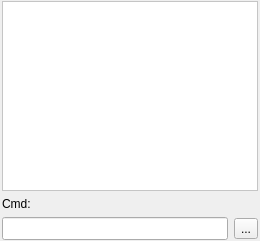
<?xml version="1.0" encoding="UTF-8"?>
<ui version="4.0">
 <class>QG_Py_CommandWidget</class>
 <widget class="QWidget" name="QG_Py_CommandWidget">
  <property name="geometry">
   <rect>
    <x>0</x>
    <y>0</y>
    <width>260</width>
    <height>241</height>
   </rect>
  </property>
  <property name="windowTitle">
   <string>Command Line</string>
  </property>
  <layout class="QGridLayout" name="gridLayout" rowstretch="10,0,0">
   <property name="leftMargin">
    <number>2</number>
   </property>
   <property name="topMargin">
    <number>1</number>
   </property>
   <property name="rightMargin">
    <number>2</number>
   </property>
   <property name="bottomMargin">
    <number>1</number>
   </property>
   <item row="2" column="0">
    <widget class="QG_Py_CommandEdit" name="leCommand">
     <property name="minimumSize">
      <size>
       <width>0</width>
       <height>23</height>
      </size>
     </property>
     <property name="baseSize">
      <size>
       <width>0</width>
       <height>23</height>
      </size>
     </property>
     <property name="toolTip">
      <string>Enter your command here</string>
     </property>
    </widget>
   </item>
   <item row="2" column="1">
    <widget class="QToolButton" name="options_button">
     <property name="toolTip">
      <string>Click to see more options</string>
     </property>
     <property name="text">
      <string>...</string>
     </property>
     <property name="icon">
      <iconset resource="../../../../res/icons/icons.qrc">
       <normaloff>:/icons/options.svg</normaloff>:/icons/options.svg</iconset>
     </property>
     <property name="iconSize">
      <size>
       <width>12</width>
       <height>12</height>
      </size>
     </property>
     <property name="popupMode">
      <enum>QToolButton::InstantPopup</enum>
     </property>
     <property name="toolButtonStyle">
      <enum>Qt::ToolButtonIconOnly</enum>
     </property>
    </widget>
   </item>
   <item row="1" column="0" colspan="2">
    <widget class="QLabel" name="lCommand">
     <property name="text">
      <string>Cmd:</string>
     </property>
     <property name="wordWrap">
      <bool>false</bool>
     </property>
    </widget>
   </item>
   <item row="0" column="0" colspan="2">
    <widget class="QG_Py_CommandHistory" name="teHistory">
     <property name="sizePolicy">
      <sizepolicy hsizetype="Expanding" vsizetype="Minimum">
       <horstretch>0</horstretch>
       <verstretch>0</verstretch>
      </sizepolicy>
     </property>
     <property name="minimumSize">
      <size>
       <width>1</width>
       <height>1</height>
      </size>
     </property>
     <property name="focusPolicy">
      <enum>Qt::NoFocus</enum>
     </property>
     <property name="toolTip">
      <string>Command history and output</string>
     </property>
     <property name="autoFillBackground">
      <bool>true</bool>
     </property>
     <property name="styleSheet">
      <string notr="true">QTextEdit { background-color: white }</string>
     </property>
     <property name="lineWidth">
      <number>0</number>
     </property>
     <property name="horizontalScrollBarPolicy">
      <enum>Qt::ScrollBarAlwaysOff</enum>
     </property>
     <property name="documentTitle">
      <string notr="true"/>
     </property>
     <property name="undoRedoEnabled">
      <bool>false</bool>
     </property>
     <property name="readOnly">
      <bool>true</bool>
     </property>
     <property name="html">
      <string notr="true">&lt;!DOCTYPE HTML PUBLIC &quot;-//W3C//DTD HTML 4.0//EN&quot; &quot;http://www.w3.org/TR/REC-html40/strict.dtd&quot;&gt;
&lt;html&gt;&lt;head&gt;&lt;meta name=&quot;qrichtext&quot; content=&quot;1&quot; /&gt;&lt;meta charset=&quot;utf-8&quot; /&gt;&lt;style type=&quot;text/css&quot;&gt;
p, li { white-space: pre-wrap; }
hr { height: 1px; border-width: 0; }
li.unchecked::marker { content: &quot;\2610&quot;; }
li.checked::marker { content: &quot;\2612&quot;; }
&lt;/style&gt;&lt;/head&gt;&lt;body style=&quot; font-family:'Sans Serif'; font-size:9pt; font-weight:400; font-style:normal;&quot;&gt;
&lt;p style=&quot;-qt-paragraph-type:empty; margin-top:0px; margin-bottom:0px; margin-left:0px; margin-right:0px; -qt-block-indent:0; text-indent:0px; font-family:'Sans'; font-size:10pt;&quot;&gt;&lt;br /&gt;&lt;/p&gt;&lt;/body&gt;&lt;/html&gt;</string>
     </property>
     <property name="acceptRichText">
      <bool>false</bool>
     </property>
     <property name="linkUnderline" stdset="0">
      <bool>false</bool>
     </property>
    </widget>
   </item>
  </layout>
 </widget>
 <layoutdefault spacing="6" margin="11"/>
 <customwidgets>
  <customwidget>
   <class>QG_Py_CommandHistory</class>
   <extends>QTextEdit</extends>
   <header>qg_py_commandhistory.h</header>
  </customwidget>
  <customwidget>
   <class>QG_Py_CommandEdit</class>
   <extends>QLineEdit</extends>
   <header>qg_py_commandedit.h</header>
  </customwidget>
 </customwidgets>
 <resources>
  <include location="../../../../res/icons/icons.qrc"/>
  <include location="../../../../res/icons/icons.qrc"/>
 </resources>
 <connections/>
</ui>
